Frame 1 (no input): blank canvas, image omitted
Frame 60 (the mouse pressed at the canvas centre just before this capture): blank canvas, image omitted
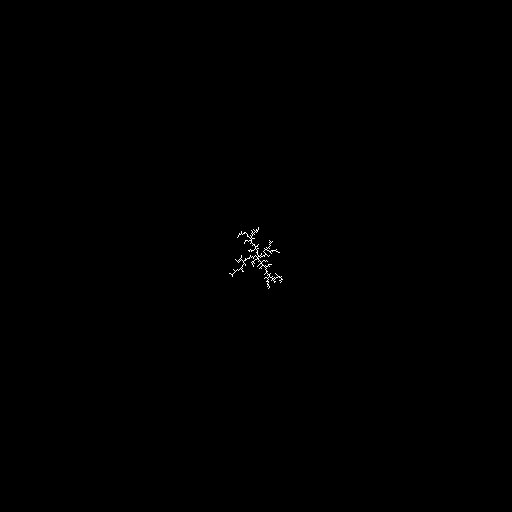
Frame 120 (the mouse held since frame 60 and released just before this capture)

The Processing sketch whose frames 1 and 60 were blank and that drew this single picture after the mouse press (run headless with seeded random() and noise(); from frame 60 on, the mouse is pressed at the canvas centre):

// Processing sketch: dla_java
// ── dla_java.pde
//////////////////////////////////////////
// "Diffusion-Limited Aggregation"      //
// Exercise on page 177 of CCM          //
// demo code by Lingdong Huang          //
//////////////////////////////////////////

boolean[] map;  // an array for holding state of all pixels

int batch = 16; // number of simulation iterations for each screen update

// an iteration of DLA:
// - spawn a particle
// - check if it has a neighbor with on-state
//   * yes -> turn on the pixel and exit
//   * no  -> roam around and repeat
void iteration(){
  int x = (int)random(width);
  int y = (int)random(height);

  while (true){
    // check border condition
    // here we exclude a 1px border to simplify neighbor checking
    if (x <= 0 || x >= width-1 || y <= 0 || y>= height-1){
      return;
    }
    // Moore neighborhood (8-connected):
    int[] neighbors = {
      (y-1)*width+x-1, (y-1)*width+x, (y-1)*width+x+1,
      (y  )*width+x-1,                (y  )*width+x+1,
      (y+1)*width+x-1, (y+1)*width+x, (y+1)*width+x+1
    };
    // see if a neighbor is "on", so we can "stick" onto it
    for (int i = 0; i < neighbors.length; i++){
      if (map[neighbors[i]]){
        map[y*width+x]=true;
        return;
      }
    }
    // pick a random direction to roam toward
    int dir = (int)random(8);
    switch (dir) {
      case 0: x--; break;
      case 1: x++; break;
      case 2: y--; break;
      case 3: y++; break;
      case 4: x--; y--; break;
      case 5: x++; y--; break;
      case 6: x--; y++; break;
      case 7: x++; y++; break;
    }
  }
}

//--------------------------------------------

void setup(){
  size(512,512);
  map = new boolean[width*height];
  
  // turn on center pixel, so the first particle
  // can have something to stick onto.
  // try initializing with another pattern, 
  // e.g. a circle or a binary image, for fun results
  map[height/2*width+width/2]=true;
  
}

//--------------------------------------------

void draw(){
  // run the simulation
  for (int i = 0; i < batch; i++) iteration();
  
  // update the canvas
  
  loadPixels();
  
  for (int i = 0; i < pixels.length; i++)
    pixels[i] = map[i]?0xFFFFFFFF:0xFF000000;
  
  updatePixels();
}
